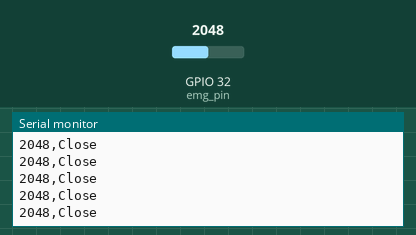
The sketch below on a simulated ESP32. Parts: the last lines printed to the serial monitor. The inputs (shaded band) are chosen by the test bench; at power-on: GPIO 32 (emg_pin) = 2048.

Above: at 1.2 s.
1.3 s: GPIO 32 (emg_pin) set to 960
At 2.4 s:
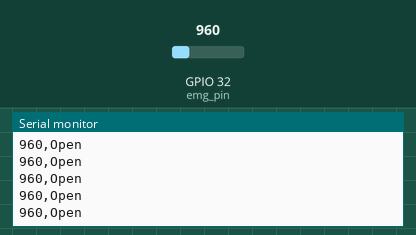
3.2 s: GPIO 32 (emg_pin) set to 1060
At 4.3 s:
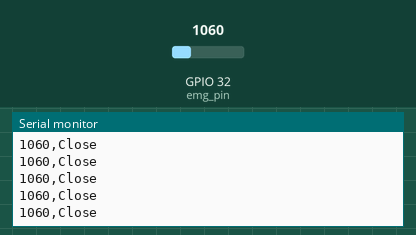

The sketch:

emg_read.ino
```cpp
int emg_pin = 32;

String emg_value = "EMG value";
String threshold = "Threshold";

void setup()
{
  Serial.begin(9600);
  pinMode(emg_pin, INPUT);
}

void loop()
{
  int value = analogRead(emg_pin);
  Serial.print(value);
  Serial.print(",");
  if(value > 1000) {
    Serial.print("Close");
  } else {
    Serial.print("Open");
  }
  Serial.println();
  // delay(100);
}
```

Measured:
- the behaviour switches between 1000 and 1001 on GPIO 32 (emg_pin) (found by bisection; images 1 and 2)
- after the input at 1.3 s, the serial monitor: prints a new line at once (image 1)
- after the input at 3.2 s, the serial monitor: prints a new line at once (image 2)
